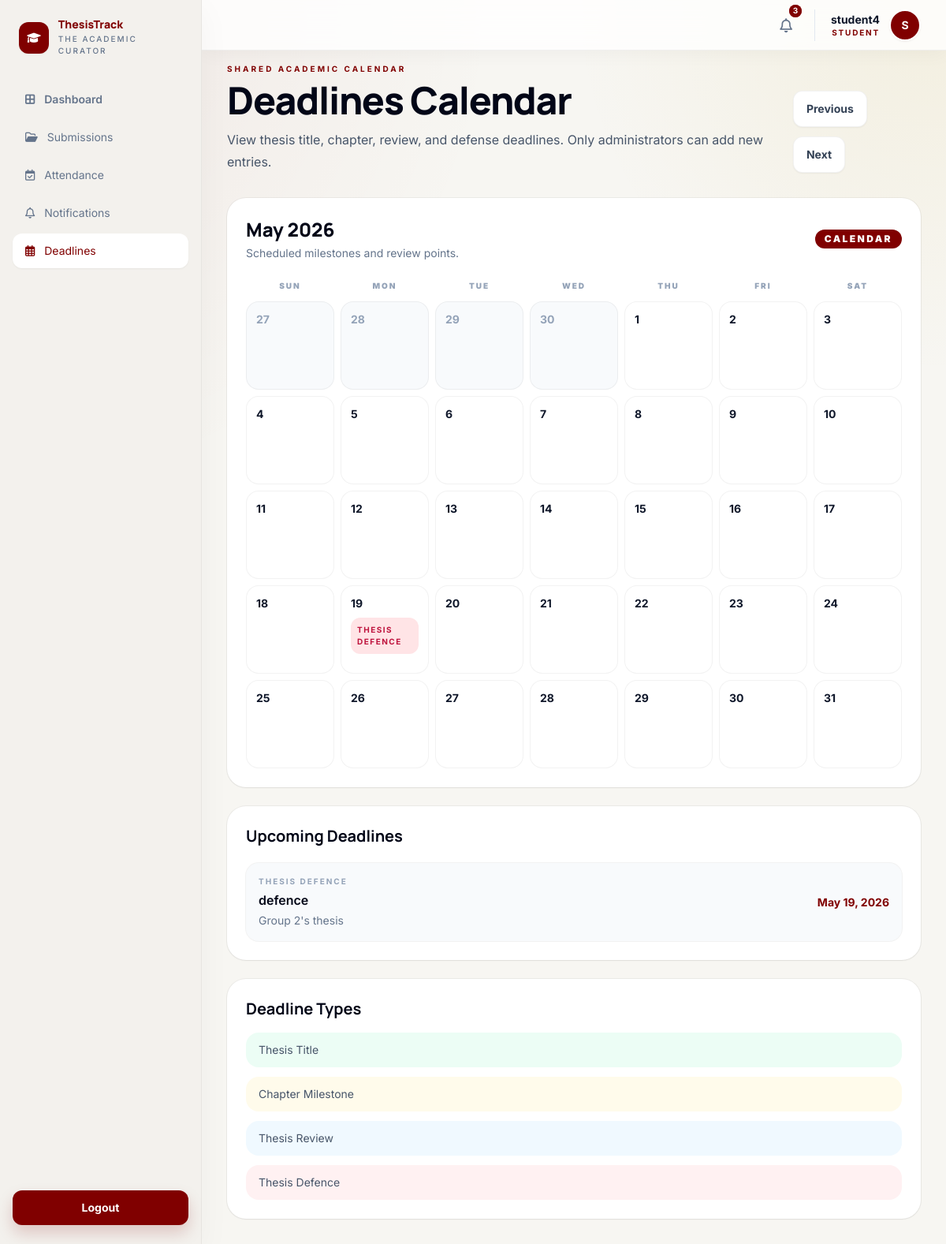
/deadlines/ (signed in), run on the app's committed database.
### accounts/models.py (models this page shows, shortened)
class User(AbstractUser):
	STUDENT = 'STUDENT'
	SUPERVISOR = 'SUPERVISOR'
	ADMIN = 'ADMIN'
	ROLE_CHOICES = [
		(STUDENT, 'Student'),
		(SUPERVISOR, 'Supervisor'),
		(ADMIN, 'Admin'),
	]
	role = models.CharField(max_length=20, choices=ROLE_CHOICES, default=STUDENT)

### dashboard/models.py (models this page shows, shortened)
class ThesisDeadline(models.Model):
	TITLE = 'TITLE'
	CHAPTER = 'CHAPTER'
	REVIEW = 'REVIEW'
	DEFENSE = 'DEFENSE'
	DEADLINE_TYPE_CHOICES = [
		(TITLE, 'Thesis Title'),
		(CHAPTER, 'Chapter'),
		(REVIEW, 'Thesis Review'),
		(DEFENSE, 'Thesis Defence'),
	]
	title = models.CharField(max_length=180)
	deadline_type = models.CharField(max_length=20, choices=DEADLINE_TYPE_CHOICES)
	project = models.ForeignKey(
		'projects.Project',
		on_delete=models.CASCADE,
		related_name='thesis_deadlines',
		null=True,
		blank=True,
	)
	due_date = models.DateField()
	description = models.TextField(blank=True)
	created_by = models.ForeignKey(
		settings.AUTH_USER_MODEL,
		on_delete=models.CASCADE,
		related_name='created_thesis_deadlines',
	)
	created_at = models.DateTimeField(auto_now_add=True)
	updated_at = models.DateTimeField(auto_now=True)
	class Meta:
		ordering = ['due_date', 'title']

### projects/models.py (models this page shows, shortened)
class Project(models.Model):
	PENDING_TITLE = 'PENDING_TITLE'
	TITLE_APPROVED = 'TITLE_APPROVED'
	TITLE_REJECTED = 'TITLE_REJECTED'
	SUPERVISOR_ASSIGNED = 'SUPERVISOR_ASSIGNED'
	IN_PROGRESS = 'IN_PROGRESS'
	UNDER_REVIEW = 'UNDER_REVIEW'
	COMPLETED = 'COMPLETED'
	STATUS_CHOICES = [
		(PENDING_TITLE, 'Pending Title'),
		(TITLE_APPROVED, 'Title Approved'),
		(TITLE_REJECTED, 'Title Rejected'),
		(SUPERVISOR_ASSIGNED, 'Supervisor Assigned'),
		(IN_PROGRESS, 'In Progress'),
		(UNDER_REVIEW, 'Under Review'),
		(COMPLETED, 'Completed'),
	]
	group = models.OneToOneField(
		Group,
		on_delete=models.CASCADE,
		related_name='project',
		null=True,
		blank=True,
	)
	title = models.CharField(max_length=255)
	abstract = models.TextField(blank=True)
	status = models.CharField(max_length=25, choices=STATUS_CHOICES, default=PENDING_TITLE)
	supervisor = models.ForeignKey(
		settings.AUTH_USER_MODEL,
		on_delete=models.SET_NULL,
		null=True,
		blank=True,
		related_name='supervised_projects',
	)
	title_approved = models.BooleanField(default=False)
	created_at = models.DateTimeField(auto_now_add=True)
	updated_at = models.DateTimeField(auto_now=True)

### dashboard/views.py (the view, shortened to what this page needs)
# urls.py: path('deadlines/', views.deadlines_calendar, name='deadlines-calendar'),
@role_required(User.STUDENT, User.SUPERVISOR, User.ADMIN)
def deadlines_calendar(request):
    today = timezone.localdate()
    month = request.GET.get('month', str(today.month))
    year = request.GET.get('year', str(today.year))
    try:
        month = int(month)
        year = int(year)
        if month < 1 or month > 12:
            raise ValueError
    except ValueError:
        month = today.month
        year = today.year
    calendar_month = calendar.Calendar(firstweekday=0)
    month_weeks_raw = calendar_month.monthdatescalendar(year, month)
    month_start = date(year, month, 1)
    last_day = calendar.monthrange(year, month)[1]
    month_end = date(year, month, last_day)
    deadlines = (
        ThesisDeadline.objects.select_related('project', 'project__group', 'project__supervisor', 'created_by')
        .filter(due_date__range=(month_start, month_end))
        .order_by('due_date', 'title')
    )
    deadlines_by_date = defaultdict(list)
    for deadline in deadlines:
        deadlines_by_date[deadline.due_date].append(deadline)
    previous_month = month - 1 or 12
    previous_year = year - 1 if month == 1 else year
    next_month = month + 1 if month < 12 else 1
    next_year = year + 1 if month == 12 else year
    deadline_form = None
    prev_month_url = f"{reverse('dashboard:deadlines-calendar')}?month={previous_month}&year={previous_year}"
    next_month_url = f"{reverse('dashboard:deadlines-calendar')}?month={next_month}&year={next_year}"
    month_weeks = []
    for week in month_weeks_raw:
        rendered_week = []
        for day in week:
            rendered_week.append({
                'day': day,
                'is_current_month': day.month == month,
                'deadlines': deadlines_by_date.get(day, []),
            })
        month_weeks.append(rendered_week)
    return render(
        request,
        'dashboard/deadlines_calendar.html',
        {
            'deadline_form': deadline_form,
            'deadlines': deadlines,
            'month_weeks': month_weeks,
            'current_month_name': calendar.month_name[month],
            'current_month': month,
            'current_year': year,
            'prev_month_url': prev_month_url,
            'next_month_url': next_month_url,
            'month_start': month_start,
            'month_end': month_end,
            'upcoming_deadlines': ThesisDeadline.objects.select_related('project', 'created_by').filter(due_date__gte=today).order_by('due_date')[:6],
        },
    )

### core/context_processors.py (called while the page is built)
def unread_notifications_count(request):
    if not request.user.is_authenticated:
        return {'unread_notifications_count': 0}
    count = Notification.objects.filter(user=request.user, is_read=False).count()
    return {'unread_notifications_count': count}

def recent_notifications(request):
    if not request.user.is_authenticated:
        return {'recent_notifications': []}
    notifications = Notification.objects.filter(user=request.user).order_by('-created_at')[:5]
    return {'recent_notifications': notifications}

### dashboard/templates/dashboard/deadlines_calendar.html (shortened to what this page needs)
{% extends 'core/base.html' %}
{% block content %}
<div class="mx-auto max-w-7xl space-y-8">
    <section class="flex flex-col gap-5 lg:flex-row lg:items-end lg:justify-between">
        <div class="max-w-3xl">
            <p class="mb-2 text-[10px] font-bold uppercase tracking-[0.3em] text-[#800000]">Shared Academic Calendar</p>
            <h1 class="text-5xl font-black tracking-tight text-slate-950">Deadlines Calendar</h1>
            <p class="mt-3 text-base leading-7 text-slate-600">View thesis title, chapter, review, and defense deadlines. Only administrators can add new entries.</p>
        </div>
        <div class="flex flex-wrap gap-3">
            <a href="{{ prev_month_url }}" class="rounded-xl border border-black/5 bg-white px-4 py-3 text-sm font-bold text-slate-700 shadow-sm hover:text-[#800000]">Previous</a>
            <a href="{{ next_month_url }}" class="rounded-xl border border-black/5 bg-white px-4 py-3 text-sm font-bold text-slate-700 shadow-sm hover:text-[#800000]">Next</a>
        </div>
    </section>
    <section class="grid gap-6 xl:grid-cols-[1.35fr_0.85fr]">
        <div class="space-y-6">
            <div class="rounded-3xl bg-white p-6 shadow-sm ring-1 ring-black/5">
                <div class="flex items-center justify-between gap-3">
                    <div>
                        <h2 class="text-2xl font-black text-slate-950">{{ current_month_name }} {{ current_year }}</h2>
                        <p class="mt-1 text-sm text-slate-500">Scheduled milestones and review points.</p>
                    </div>
                    <span class="rounded-full bg-[#800000] px-3 py-1 text-xs font-black uppercase tracking-[0.2em] text-white">Calendar</span>
                </div>
                <div class="mt-6 grid grid-cols-7 gap-2 text-center text-[10px] font-black uppercase tracking-[0.2em] text-slate-400">
                    <div>Sun</div>
                    <div>Mon</div>
                    <div>Tue</div>
                    <div>Wed</div>
                    <div>Thu</div>
                    <div>Fri</div>
                    <div>Sat</div>
                </div>
                <div class="mt-3 space-y-2">
                    {% for week in month_weeks %}
                        <div class="grid grid-cols-7 gap-2">
                            {% for cell in week %}
                                <div class="min-h-28 rounded-2xl border border-black/5 p-3 {% if cell.is_current_month %}bg-white{% else %}bg-slate-50 text-slate-400{% endif %}">
                                    <div class="flex items-center justify-between">
                                        <p class="text-sm font-bold">{{ cell.day.day }}</p>
                                    </div>
                                    <div class="mt-2 space-y-2">
                                        {% for deadline in cell.deadlines %}
                                            <div class="rounded-xl px-2 py-2 text-[10px] font-bold uppercase tracking-[0.15em] {% if deadline.deadline_type == 'DEFENSE' %}bg-rose-100 text-rose-700{% elif deadline.deadline_type == 'REVIEW' %}bg-sky-100 text-sky-700{% elif deadline.deadline_type == 'CHAPTER' %}bg-amber-100 text-amber-700{% else %}bg-emerald-100 text-emerald-700{% endif %}">
                                                {{ deadline.get_deadline_type_display }}
                                            </div>
                                        {% endfor %}
                                    </div>
                                </div>
                            {% endfor %}
                        </div>
                    {% endfor %}
                </div>
            </div>
            <div class="rounded-3xl bg-white p-6 shadow-sm ring-1 ring-black/5">
                <h2 class="text-xl font-bold text-slate-950">Upcoming Deadlines</h2>
                <div class="mt-5 space-y-3">
                    {% for deadline in upcoming_deadlines %}
                        <article class="rounded-2xl bg-slate-50 p-4 ring-1 ring-black/5">
                            <div class="flex flex-col gap-2 md:flex-row md:items-center md:justify-between">
                                <div>
                                    <p class="text-[10px] font-bold uppercase tracking-[0.2em] text-slate-400">{{ deadline.get_deadline_type_display }}</p>
                                    <p class="mt-1 font-semibold text-slate-950">{{ deadline.title }}</p>
                                    <p class="mt-1 text-sm text-slate-500">{% if deadline.project %}{{ deadline.project.title }}{% else %}General academic milestone{% endif %}</p>
                                </div>
                                <p class="text-sm font-bold text-[#800000]">{{ deadline.due_date|date:'M d, Y' }}</p>
                            </div>
                        </article>
                    {% empty %}
                        <p class="text-sm text-slate-500">No deadlines scheduled yet.</p>
                    {% endfor %}
                </div>
            </div>
        </div>
        <div class="space-y-6">
            <div class="rounded-3xl bg-white p-6 shadow-sm ring-1 ring-black/5">
                <h2 class="text-xl font-bold text-slate-950">Deadline Types</h2>
                <div class="mt-4 space-y-3 text-sm text-slate-600">
                    <div class="rounded-2xl bg-emerald-50 px-4 py-3">Thesis Title</div>
                    <div class="rounded-2xl bg-amber-50 px-4 py-3">Chapter Milestone</div>
                    <div class="rounded-2xl bg-sky-50 px-4 py-3">Thesis Review</div>
                    <div class="rounded-2xl bg-rose-50 px-4 py-3">Thesis Defence</div>
                </div>
            </div>
        </div>
    </section>
</div>
{% endblock %}

### core/templates/core/base.html (shortened to what this page needs)
<!DOCTYPE html>
<html lang="en">
<head>
    <script src="https://cdn.tailwindcss.com?plugins=forms,container-queries"></script>
    <link rel="stylesheet" href="https://cdnjs.cloudflare.com/ajax/libs/font-awesome/6.0.0/css/all.min.css">
</head>
<body class="text-slate-900 antialiased">
    <div class="min-h-screen">
        {% if user.is_authenticated %}
            {% include 'core/_sidebar.html' %}
            <header class="fixed top-0 right-0 left-64 z-40 h-16 border-b border-black/5 bg-white/80 glass-nav shadow-[0_4px_24px_rgba(26,28,28,0.04)]">
                <div class="h-full px-8 flex items-center justify-between gap-6">
                    <div class="flex items-center gap-5">
                        <details class="relative group">
                            <summary class="relative flex cursor-pointer items-center justify-center rounded-full p-2 text-slate-500 transition-colors hover:bg-slate-100 hover:text-[#800000]">
                                <i class="fa-regular fa-bell text-lg"></i>
                                {% if unread_notifications_count > 0 %}
                                    <span class="absolute -top-1 -right-1 flex h-4 w-4">
                                        <span class="relative inline-flex h-4 w-4 items-center justify-center rounded-full bg-[#800000] text-[10px] font-bold text-white">
                                            {{ unread_notifications_count }}
                                        </span>
                                    </span>
                                {% endif %}
                            </summary>
                        </details>
                        <div class="flex items-center gap-3 border-l border-slate-200 pl-5">
                            <div class="text-right leading-tight">
                                <p class="text-sm font-bold text-slate-900">{{ user.get_full_name|default:user.username }}</p>
                                <p class="text-[10px] font-bold uppercase tracking-[0.18em] text-[#800000]">{{ user.role }}</p>
                            </div>
                            <div class="flex h-10 w-10 items-center justify-center rounded-full border-2 border-white bg-[#800000] text-sm font-bold text-white shadow-sm">
                                {{ user.username|first|upper }}
                            </div>
                        </div>
                    </div>
                </div>
            </header>
        {% endif %}
        <main class="{% if user.is_authenticated %}ml-64 min-h-screen pt-20 px-8 pb-8{% else %}min-h-screen{% endif %}">
            {% block content %}{% endblock %}
        </main>
    </div>
</body>
</html>

### core/templates/core/base.html (style rules this page uses)
body { font-family: 'Inter', sans-serif; background: radial-gradient(circle at top left, rgba(128, 0, 0, 0.06), transparent 32%), radial-gradient(circle at top right, rgba(194, 153, 0, 0.08), transparent 24%), #f7f6f2; }
h1, h2, h3, h4, .font-headline { font-family: 'Manrope', sans-serif; }
.glass-nav { backdrop-filter: blur(16px); }
details > summary { list-style: none; }

### data on the page
User: get_full_name "student4", role "STUDENT", username|first "S"
ThesisDeadline: deadline_type "THESIS DEFENCE", title "defence", project "Group 2's thesis", due_date "May 19, 2026"

### other printed values
{{ unread_notifications_count }} "3"
{{ current_month_name }} "May"
{{ current_year }} "2026"
{{ cell.day.day }} "27" "28" "29" "30" "1" "2" "3" "4" "5" "6" "7" "8" "9" "10" "11" "12" "13" "14" "15" "16" "17" "18" "19" "20" "21" "22" "23" "24" "25" "26" "27" "28" "29" "30" "31"
